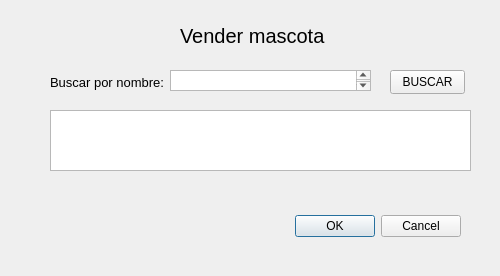
<?xml version="1.0" encoding="UTF-8"?>
<ui version="4.0">
 <class>Dialog</class>
 <widget class="QDialog" name="Dialog">
  <property name="geometry">
   <rect>
    <x>0</x>
    <y>0</y>
    <width>500</width>
    <height>276</height>
   </rect>
  </property>
  <property name="minimumSize">
   <size>
    <width>500</width>
    <height>275</height>
   </size>
  </property>
  <property name="maximumSize">
   <size>
    <width>501</width>
    <height>276</height>
   </size>
  </property>
  <property name="windowTitle">
   <string>Dialog</string>
  </property>
  <widget class="QDialogButtonBox" name="buttonBox">
   <property name="geometry">
    <rect>
     <x>120</x>
     <y>210</y>
     <width>341</width>
     <height>32</height>
    </rect>
   </property>
   <property name="orientation">
    <enum>Qt::Horizontal</enum>
   </property>
   <property name="standardButtons">
    <set>QDialogButtonBox::Cancel|QDialogButtonBox::Ok</set>
   </property>
  </widget>
  <widget class="QLabel" name="label_5">
   <property name="geometry">
    <rect>
     <x>180</x>
     <y>20</y>
     <width>271</width>
     <height>31</height>
    </rect>
   </property>
   <property name="font">
    <font>
     <pointsize>15</pointsize>
    </font>
   </property>
   <property name="text">
    <string>Vender mascota</string>
   </property>
  </widget>
  <widget class="QTextEdit" name="dueno">
   <property name="geometry">
    <rect>
     <x>170</x>
     <y>70</y>
     <width>201</width>
     <height>21</height>
    </rect>
   </property>
   <property name="font">
    <font>
     <pointsize>10</pointsize>
    </font>
   </property>
   <property name="cursor" stdset="0">
    <cursorShape>IBeamCursor</cursorShape>
   </property>
  </widget>
  <widget class="QLabel" name="label">
   <property name="geometry">
    <rect>
     <x>50</x>
     <y>70</y>
     <width>121</width>
     <height>24</height>
    </rect>
   </property>
   <property name="font">
    <font>
     <pointsize>10</pointsize>
    </font>
   </property>
   <property name="text">
    <string>Buscar por nombre:</string>
   </property>
  </widget>
  <widget class="QTextBrowser" name="textBrowser">
   <property name="geometry">
    <rect>
     <x>50</x>
     <y>110</y>
     <width>421</width>
     <height>61</height>
    </rect>
   </property>
  </widget>
  <widget class="QPushButton" name="pushButton">
   <property name="geometry">
    <rect>
     <x>390</x>
     <y>70</y>
     <width>75</width>
     <height>24</height>
    </rect>
   </property>
   <property name="text">
    <string>BUSCAR</string>
   </property>
  </widget>
 </widget>
 <resources/>
 <connections>
  <connection>
   <sender>buttonBox</sender>
   <signal>rejected()</signal>
   <receiver>Dialog</receiver>
   <slot>reject()</slot>
   <hints>
    <hint type="sourcelabel">
     <x>316</x>
     <y>260</y>
    </hint>
    <hint type="destinationlabel">
     <x>286</x>
     <y>274</y>
    </hint>
   </hints>
  </connection>
  <connection>
   <sender>buttonBox</sender>
   <signal>accepted()</signal>
   <receiver>Dialog</receiver>
   <slot>accept()</slot>
   <hints>
    <hint type="sourcelabel">
     <x>248</x>
     <y>254</y>
    </hint>
    <hint type="destinationlabel">
     <x>157</x>
     <y>274</y>
    </hint>
   </hints>
  </connection>
 </connections>
</ui>
